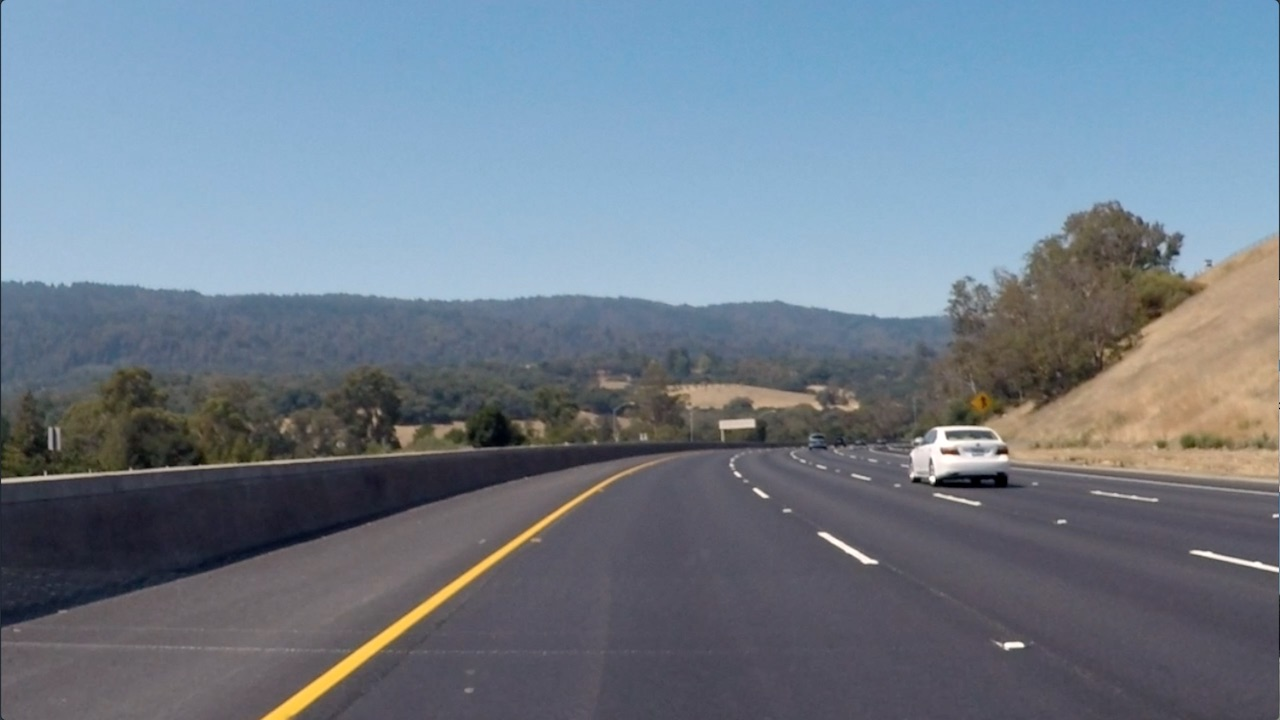
#> input picture 3.Concolutional Neural Networks/conv-visualization/data/curved_lane.jpg, 1280 x 720 px
$ jupyter execute custom_filters.ipynb   (shell and % lines are left out)
#> lines starting #> are read from the running program, lines starting #| are printed output that depends on the picture
# Creating a Filter, Edge Detection

### Import resources and display image

[cell 1]
import matplotlib.pyplot as plt
import matplotlib.image as mpimg

import cv2
import numpy as np


# Read in the image
image = mpimg.imread('data/curved_lane.jpg')
#> image is the input picture: shape (720, 1280, 3); mean R, G, B 112.1, 125, 138.7

plt.imshow(image)

### Convert the image to grayscale

[cell 2]
# Convert to grayscale for filtering
gray = cv2.cvtColor(image, cv2.COLOR_RGB2GRAY)
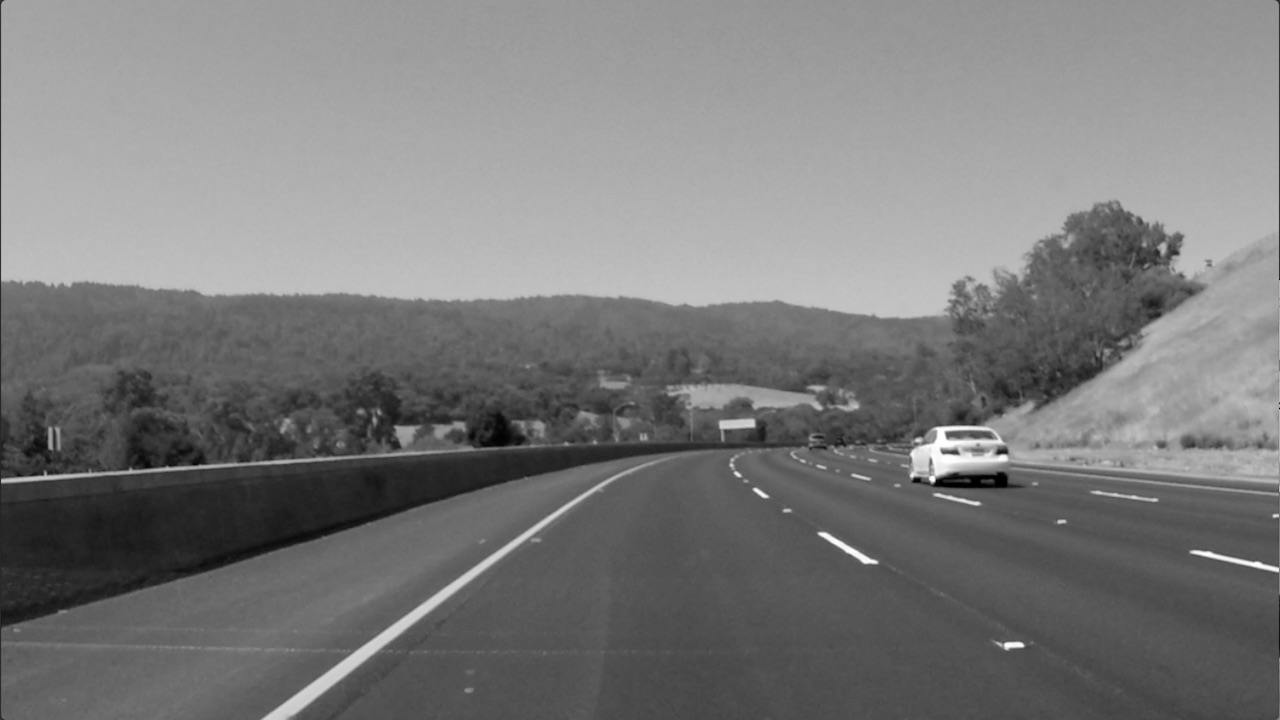
#> gray: shape (720, 1280); min 0, max 255, mean 122.7

plt.imshow(gray, cmap='gray')

### TODO: Create a custom kernel

Below, you've been given one common type of edge detection filter: a Sobel operator.

The Sobel filter is very commonly used in edge detection and in finding patterns in intensity in an image. Applying a Sobel filter to an image is a way of **taking (an approximation) of the derivative of the image** in the x or y direction, separately. The operators look as follows.

**It's up to you to create a Sobel x operator and apply it to the given image.**

For a challenge, see if you can put the image through a series of filters: first one that blurs the image (takes an average of pixels), and then one that detects the edges.

[cell 3]
# Create a custom kernel

# 3x3 array for edge detection
sobel_y = np.array([[ -1, -2, -1],
                   [ 0, 0, 0],
                   [ 1, 2, 1]])

## TODO: Create and apply a Sobel x operator
sobel_x = np.array([[-1, 0, 1],
                   [-2, 0, 2],
                   [-1, 0, 1]])


# Filter the image using filter2D, which has inputs: (grayscale image, bit-depth, kernel)
filtered_image_1 = cv2.filter2D(gray, -1, sobel_y)

# Filter the image using filter2D, which has inputs: (grayscale image, bit-depth, kernel)
filtered_image_2 = cv2.filter2D(gray, -1, sobel_x)

# Filter the image using filter2D, which has inputs: (grayscale image, bit-depth, kernel)
# This time we will filter the image that filtered by sobel_y previously by sobel_x as well
filtered_image_3 = cv2.filter2D(filtered_image_1, -1, sobel_x)
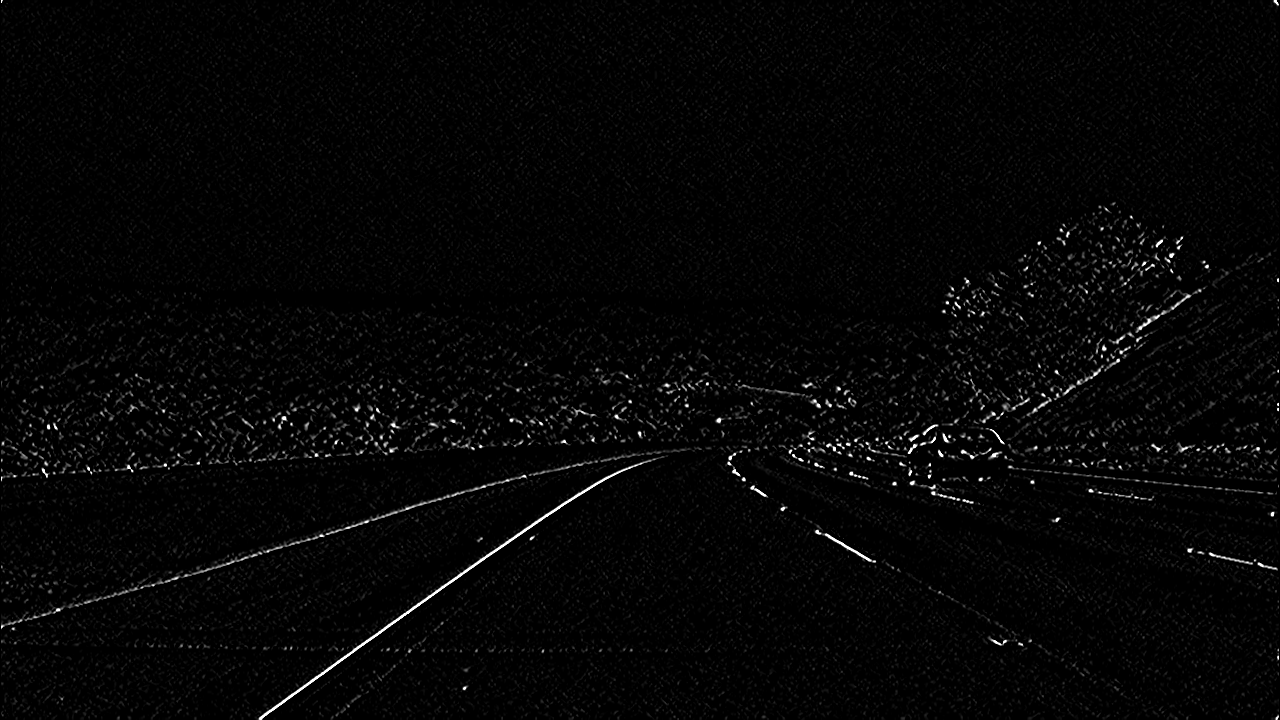
#> filtered_image_3: shape (720, 1280); min 0, max 255, mean 5.5

# plot the images
fig=plt.figure(figsize=(18, 18))

fig.add_subplot(2, 2, 1)
plt.imshow(filtered_image_1)
plt.title('filtered by sobel_y')

fig.add_subplot(2, 2, 2)
plt.imshow(filtered_image_2)
plt.title('filtered by sobel_x')

fig.add_subplot(2, 2, 3)
plt.imshow(filtered_image_3)
plt.title('filtered by sobel_x and sobel_y')

plt.show()

### Test out other filters!

You're encouraged to create other kinds of filters and apply them to see what happens! As an **optional exercise**, try the following:
* Create a filter with decimal value weights.
* Create a 5x5 filter
* Apply your filters to the other images in the `images` directory.

[cell 4]
# 3x3 array for edge detection

# Read in the image
image = mpimg.imread('data/bridge_trees_example.jpg')
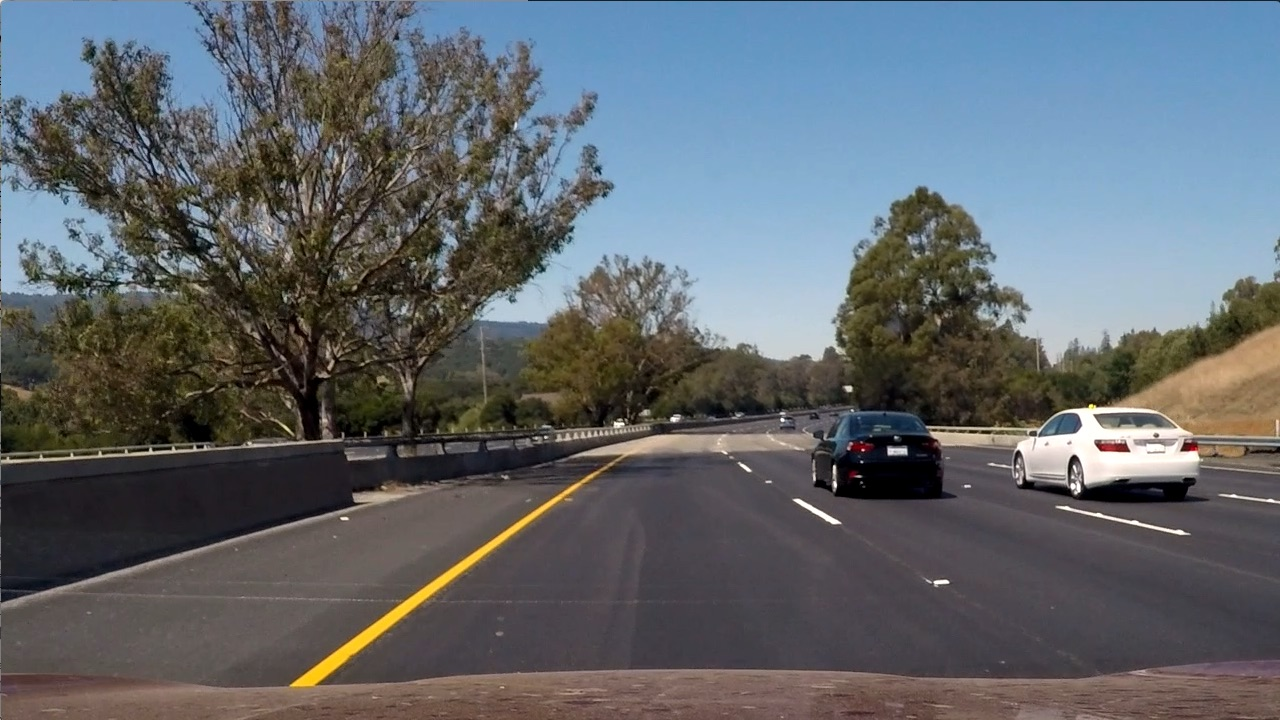
#> input picture 3.Concolutional Neural Networks/conv-visualization/data/bridge_trees_example.jpg, 1280 x 720 px
#> image is the input picture: shape (720, 1280, 3); mean R, G, B 97, 102.6, 107.9

# my own filters
my_filter_1 = np.array([[ 0, -1, 0],
                   [ -1, 8, -1],
                   [ 0, -1, 0]])

my_filter_2 = np.array([[ 0, -1, 0, 4, 1],
                        [ 0, -1, 0, 4, 1],
                        [ 0, -1, 0, 4, 1],
                        [ 0, -1, 0, 4, 1],
                        [ 0, -1, 0, 4, 1]])


# Filter the image using filter2D, which has inputs: (grayscale image, bit-depth, kernel)
filtered_image_1 = cv2.filter2D(image, -1, my_filter_1)
#> filtered_image_1: shape (720, 1280, 3)

# Filter the image using filter2D, which has inputs: (grayscale image, bit-depth, kernel)
filtered_image_2 = cv2.filter2D(image, -1, my_filter_2)
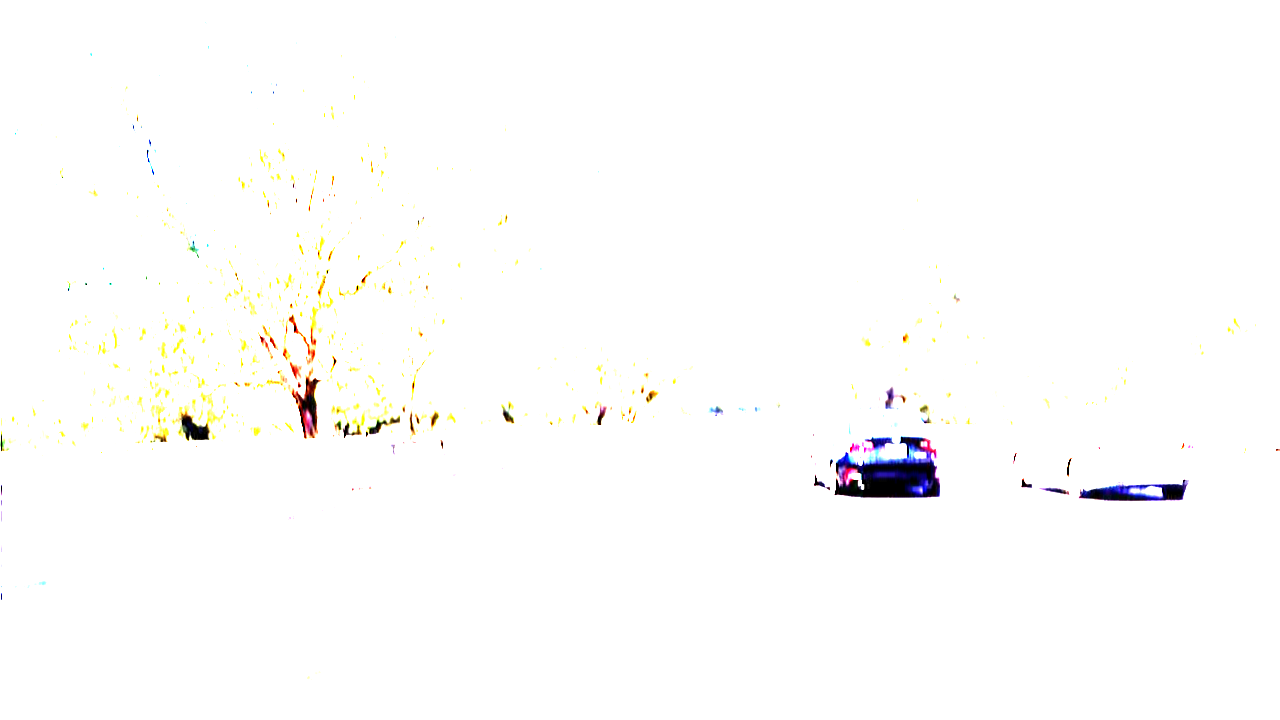
#> filtered_image_2: shape (720, 1280, 3); mean R, G, B 253.1, 252.8, 252.1


# plot the images
fig=plt.figure(figsize=(18, 18))

fig.add_subplot(1, 3, 1)
plt.imshow(image)
plt.title('normal image')

fig.add_subplot(1, 3, 2)
plt.imshow(filtered_image_1)
plt.title('filtered with my_filter_1')

fig.add_subplot(1, 3, 3)
plt.imshow(filtered_image_3)
plt.title('filtered with my_filter_2')

plt.show()
